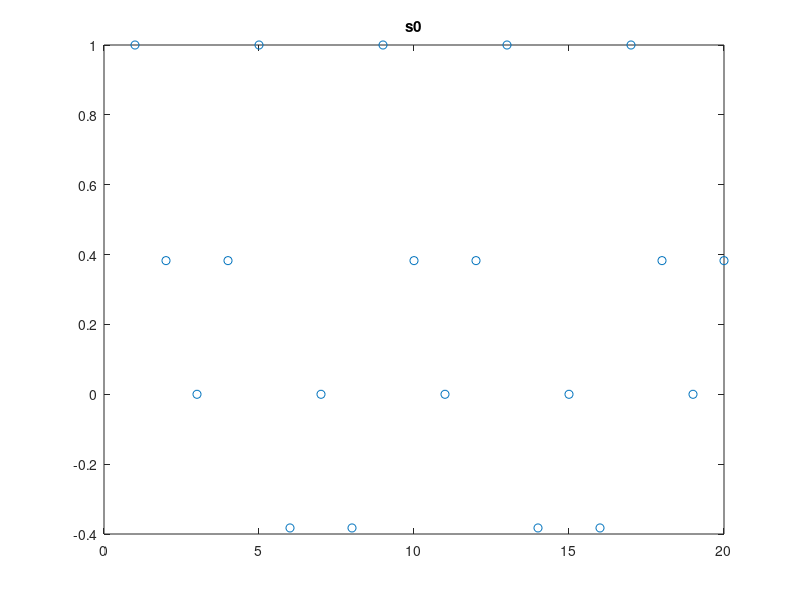
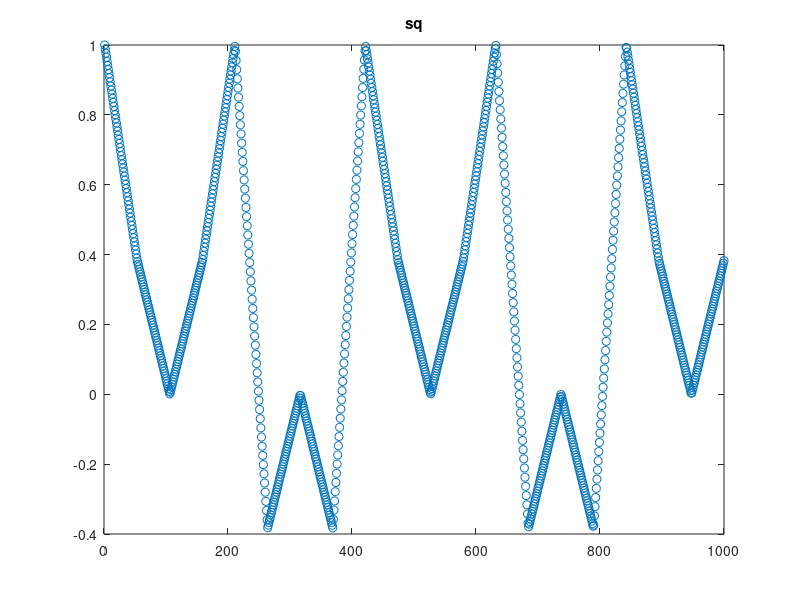

Source code (MATLAB) for these figures, in order:
clear all;
close all;
K = 50;
Tr = 1;
Fr = 100;
N = Tr*Fr;

t = (-N/2:N/2-1)/Fr;
t = t(1:5:end);
s0 = exp(1j*pi*K*t.^2);

tq = linspace(min(t(:)), max(t(:)), N*10);
sq = interp1(t, s0, tq);

figure;
plot(imag(s0), 'o');
title('s0');

figure;
plot(imag(sq), 'o');
title('sq');